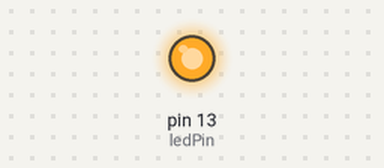
This sketch was run on a simulated Arduino Uno, built with avr-gcc and run on an emulated ATmega328P. Shown: output pins drawn as LEDs (lit = HIGH).

Above: at 0.1 s.
At 114.1 s:
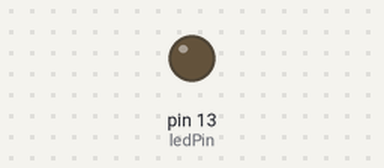
Timing chart, 0 to 130.0 s (numbered marks = the images above):
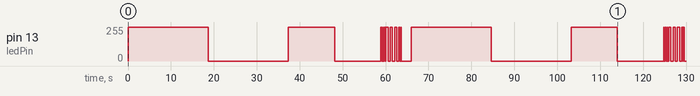

The sketch:

BlinkChina.ino
```cpp
int ledPin = 13;


// FLASHES SEQUENCE OF DOTS AND DASHS
//

void setup() {// run once, when the sketch starts{
  pinMode(ledPin, OUTPUT); // sets the digital pin as output
}

void loop(){
  int i;
  int durations[] = {200, 200, 200, 500,500, 500, 200, 200, 200};

  for (int i = 50; i > 0; i --){
   //flash(i*5);
   flash(durations[i]); // in this case we need to use the loop until the length of vector
  }
  delay(2000);
}

void flash(int duration){
  digitalWrite(ledPin, HIGH);
  delay(duration);
  digitalWrite(ledPin, LOW);
  delay(duration);
}
```
